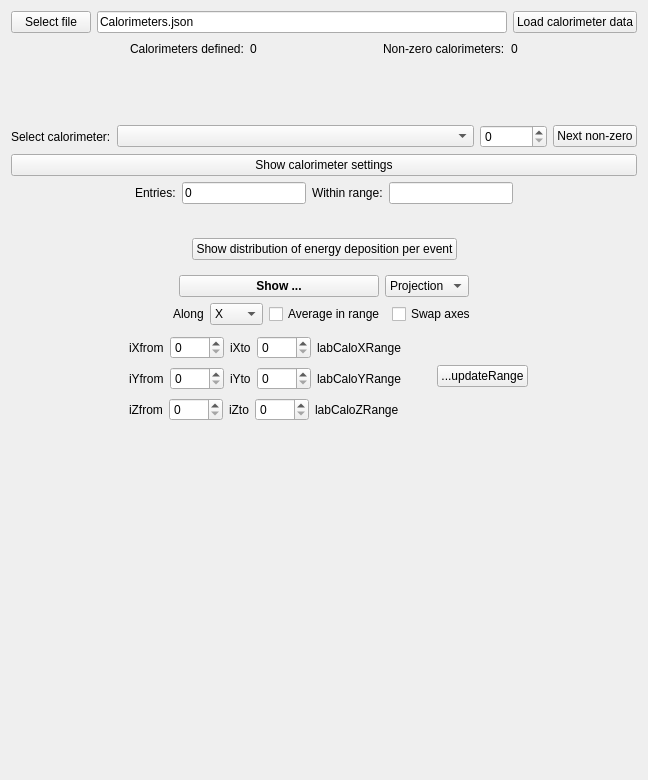
          <widget class="QWidget" name="tab">
           <attribute name="title">
            <string>Calorimeters</string>
           </attribute>
           <layout class="QVBoxLayout" name="verticalLayout_12">
            <item>
             <layout class="QHBoxLayout" name="horizontalLayout_52">
              <item>
               <widget class="QPushButton" name="pbChooseCalorimetersFile">
                <property name="text">
                 <string>Select file</string>
                </property>
               </widget>
              </item>
              <item>
               <widget class="QLineEdit" name="leCalorimetersFileName">
                <property name="text">
                 <string>Calorimeters.json</string>
                </property>
               </widget>
              </item>
              <item>
               <widget class="QPushButton" name="pbLoadCalorimetersData">
                <property name="text">
                 <string>Load calorimeter data</string>
                </property>
               </widget>
              </item>
             </layout>
            </item>
            <item>
             <layout class="QHBoxLayout" name="horizontalLayout_55">
              <property name="topMargin">
               <number>0</number>
              </property>
              <item>
               <spacer name="horizontalSpacer_63">
                <property name="orientation">
                 <enum>Qt::Orientation::Horizontal</enum>
                </property>
                <property name="sizeHint" stdset="0">
                 <size>
                  <width>40</width>
                  <height>20</height>
                 </size>
                </property>
               </spacer>
              </item>
              <item>
               <widget class="QLabel" name="label_46">
                <property name="text">
                 <string>Calorimeters defined:</string>
                </property>
               </widget>
              </item>
              <item>
               <widget class="QLabel" name="labNumCalorimeters">
                <property name="text">
                 <string>0</string>
                </property>
               </widget>
              </item>
              <item>
               <spacer name="horizontalSpacer_64">
                <property name="orientation">
                 <enum>Qt::Orientation::Horizontal</enum>
                </property>
                <property name="sizeHint" stdset="0">
                 <size>
                  <width>40</width>
                  <height>20</height>
                 </size>
                </property>
               </spacer>
              </item>
              <item>
               <widget class="QLabel" name="label_47">
                <property name="text">
                 <string>Non-zero calorimeters:</string>
                </property>
               </widget>
              </item>
              <item>
               <widget class="QLabel" name="labNumCalWithData">
                <property name="text">
                 <string>0</string>
                </property>
               </widget>
              </item>
              <item>
               <spacer name="horizontalSpacer_65">
                <property name="orientation">
                 <enum>Qt::Orientation::Horizontal</enum>
                </property>
                <property name="sizeHint" stdset="0">
                 <size>
                  <width>40</width>
                  <height>20</height>
                 </size>
                </property>
               </spacer>
              </item>
             </layout>
            </item>
            <item>
             <spacer name="verticalSpacer_4">
              <property name="orientation">
               <enum>Qt::Orientation::Vertical</enum>
              </property>
              <property name="sizeType">
               <enum>QSizePolicy::Policy::Fixed</enum>
              </property>
              <property name="sizeHint" stdset="0">
               <size>
                <width>20</width>
                <height>60</height>
               </size>
              </property>
             </spacer>
            </item>
            <item>
             <layout class="QHBoxLayout" name="horizontalLayout_53">
              <item>
               <widget class="QLabel" name="label_41">
                <property name="text">
                 <string>Select calorimeter:</string>
                </property>
               </widget>
              </item>
              <item>
               <widget class="QComboBox" name="cobCalorimeter">
                <property name="sizePolicy">
                 <sizepolicy hsizetype="MinimumExpanding" vsizetype="Fixed">
                  <horstretch>0</horstretch>
                  <verstretch>0</verstretch>
                 </sizepolicy>
                </property>
               </widget>
              </item>
              <item>
               <widget class="QSpinBox" name="sbCalorimeterIndex">
                <property name="maximum">
                 <number>100000</number>
                </property>
               </widget>
              </item>
              <item>
               <widget class="QPushButton" name="pbNextCalorimeter">
                <property name="text">
                 <string>Next non-zero</string>
                </property>
               </widget>
              </item>
             </layout>
            </item>
            <item>
             <widget class="QPushButton" name="pbShowCalorimeterSettings">
              <property name="minimumSize">
               <size>
                <width>250</width>
                <height>0</height>
               </size>
              </property>
              <property name="text">
               <string>Show calorimeter settings</string>
              </property>
             </widget>
            </item>
            <item>
             <layout class="QHBoxLayout" name="horizontalLayout_56">
              <property name="topMargin">
               <number>0</number>
              </property>
              <item>
               <spacer name="horizontalSpacer_70">
                <property name="orientation">
                 <enum>Qt::Orientation::Horizontal</enum>
                </property>
                <property name="sizeHint" stdset="0">
                 <size>
                  <width>40</width>
                  <height>20</height>
                 </size>
                </property>
               </spacer>
              </item>
              <item>
               <widget class="QLabel" name="label_48">
                <property name="text">
                 <string>Entries:</string>
                </property>
               </widget>
              </item>
              <item>
               <widget class="QLineEdit" name="leCalorimetersEntries">
                <property name="text">
                 <string>0</string>
                </property>
                <property name="readOnly">
                 <bool>true</bool>
                </property>
               </widget>
              </item>
              <item>
               <widget class="QLabel" name="labIntegral">
                <property name="text">
                 <string>Within range:</string>
                </property>
               </widget>
              </item>
              <item>
               <widget class="QLineEdit" name="leIntegral"/>
              </item>
              <item>
               <spacer name="horizontalSpacer_71">
                <property name="orientation">
                 <enum>Qt::Orientation::Horizontal</enum>
                </property>
                <property name="sizeHint" stdset="0">
                 <size>
                  <width>40</width>
                  <height>20</height>
                 </size>
                </property>
               </spacer>
              </item>
             </layout>
            </item>
            <item>
             <spacer name="verticalSpacer_7">
              <property name="orientation">
               <enum>Qt::Orientation::Vertical</enum>
              </property>
              <property name="sizeType">
               <enum>QSizePolicy::Policy::Fixed</enum>
              </property>
              <property name="sizeHint" stdset="0">
               <size>
                <width>20</width>
                <height>10</height>
               </size>
              </property>
             </spacer>
            </item>
            <item>
             <widget class="QFrame" name="frCaloShow">
              <property name="minimumSize">
               <size>
                <width>0</width>
                <height>250</height>
               </size>
              </property>
              <property name="frameShape">
               <enum>QFrame::Shape::NoFrame</enum>
              </property>
              <property name="frameShadow">
               <enum>QFrame::Shadow::Raised</enum>
              </property>
              <layout class="QVBoxLayout" name="verticalLayout_42">
               <item>
                <widget class="QFrame" name="frCaloShowDepoOverEvent">
                 <property name="minimumSize">
                  <size>
                   <width>0</width>
                   <height>0</height>
                  </size>
                 </property>
                 <property name="frameShape">
                  <enum>QFrame::Shape::NoFrame</enum>
                 </property>
                 <property name="frameShadow">
                  <enum>QFrame::Shadow::Raised</enum>
                 </property>
                 <layout class="QHBoxLayout" name="horizontalLayout_57">
                  <property name="leftMargin">
                   <number>0</number>
                  </property>
                  <property name="rightMargin">
                   <number>0</number>
                  </property>
                  <property name="bottomMargin">
                   <number>0</number>
                  </property>
                  <item>
                   <spacer name="horizontalSpacer_74">
                    <property name="orientation">
                     <enum>Qt::Orientation::Horizontal</enum>
                    </property>
                    <property name="sizeHint" stdset="0">
                     <size>
                      <width>172</width>
                      <height>20</height>
                     </size>
                    </property>
                   </spacer>
                  </item>
                  <item>
                   <widget class="QPushButton" name="pbCaloShowDepoOverEvent">
                    <property name="text">
                     <string>Show distribution of energy deposition per event</string>
                    </property>
                   </widget>
                  </item>
                  <item>
                   <spacer name="horizontalSpacer_75">
                    <property name="orientation">
                     <enum>Qt::Orientation::Horizontal</enum>
                    </property>
                    <property name="sizeHint" stdset="0">
                     <size>
                      <width>171</width>
                      <height>20</height>
                     </size>
                    </property>
                   </spacer>
                  </item>
                 </layout>
                </widget>
               </item>
               <item>
                <widget class="QFrame" name="frCaloShowEnergyDose">
                 <property name="minimumSize">
                  <size>
                   <width>0</width>
                   <height>200</height>
                  </size>
                 </property>
                 <property name="frameShape">
                  <enum>QFrame::Shape::NoFrame</enum>
                 </property>
                 <property name="frameShadow">
                  <enum>QFrame::Shadow::Raised</enum>
                 </property>
                 <layout class="QVBoxLayout" name="verticalLayout_44">
                  <item>
                   <layout class="QHBoxLayout" name="horizontalLayout_64">
                    <property name="topMargin">
                     <number>0</number>
                    </property>
                    <item>
                     <spacer name="horizontalSpacer_72">
                      <property name="orientation">
                       <enum>Qt::Orientation::Horizontal</enum>
                      </property>
                      <property name="sizeHint" stdset="0">
                       <size>
                        <width>40</width>
                        <height>20</height>
                       </size>
                      </property>
                     </spacer>
                    </item>
                    <item>
                     <widget class="QPushButton" name="pbCaloShow">
                      <property name="minimumSize">
                       <size>
                        <width>200</width>
                        <height>0</height>
                       </size>
                      </property>
                      <property name="font">
                       <font>
                        <bold>true</bold>
                       </font>
                      </property>
                      <property name="text">
                       <string>Show ...</string>
                      </property>
                     </widget>
                    </item>
                    <item>
                     <widget class="QComboBox" name="cobCaloShowType">
                      <property name="minimumSize">
                       <size>
                        <width>0</width>
                        <height>0</height>
                       </size>
                      </property>
                      <property name="maximumSize">
                       <size>
                        <width>16777215</width>
                        <height>16777215</height>
                       </size>
                      </property>
                      <item>
                       <property name="text">
                        <string>Projection</string>
                       </property>
                      </item>
                      <item>
                       <property name="text">
                        <string>Slice</string>
                       </property>
                      </item>
                     </widget>
                    </item>
                    <item>
                     <spacer name="horizontalSpacer_73">
                      <property name="orientation">
                       <enum>Qt::Orientation::Horizontal</enum>
                      </property>
                      <property name="sizeHint" stdset="0">
                       <size>
                        <width>40</width>
                        <height>20</height>
                       </size>
                      </property>
                     </spacer>
                    </item>
                   </layout>
                  </item>
                  <item>
                   <layout class="QHBoxLayout" name="horizontalLayout_63">
                    <property name="topMargin">
                     <number>0</number>
                    </property>
                    <item>
                     <spacer name="horizontalSpacer_68">
                      <property name="orientation">
                       <enum>Qt::Orientation::Horizontal</enum>
                      </property>
                      <property name="sizeHint" stdset="0">
                       <size>
                        <width>40</width>
                        <height>20</height>
                       </size>
                      </property>
                     </spacer>
                    </item>
                    <item>
                     <widget class="QLabel" name="label_51">
                      <property name="text">
                       <string>Along</string>
                      </property>
                     </widget>
                    </item>
                    <item>
                     <widget class="QComboBox" name="cobCaloAxes">
                      <property name="sizePolicy">
                       <sizepolicy hsizetype="Maximum" vsizetype="Fixed">
                        <horstretch>0</horstretch>
                        <verstretch>0</verstretch>
                       </sizepolicy>
                      </property>
                      <item>
                       <property name="text">
                        <string>X</string>
                       </property>
                      </item>
                      <item>
                       <property name="text">
                        <string>Y</string>
                       </property>
                      </item>
                      <item>
                       <property name="text">
                        <string>Z</string>
                       </property>
                      </item>
                      <item>
                       <property name="text">
                        <string>XY</string>
                       </property>
                      </item>
                      <item>
                       <property name="text">
                        <string>XZ</string>
                       </property>
                      </item>
                      <item>
                       <property name="text">
                        <string>YZ</string>
                       </property>
                      </item>
                      <item>
                       <property name="text">
                        <string>XYZ</string>
                       </property>
                      </item>
                     </widget>
                    </item>
                    <item>
                     <widget class="QCheckBox" name="cbCaloAverage">
                      <property name="text">
                       <string>Average in range</string>
                      </property>
                     </widget>
                    </item>
                    <item>
                     <widget class="QCheckBox" name="cbCalorimeterSwapAxes">
                      <property name="text">
                       <string>Swap axes</string>
                      </property>
                     </widget>
                    </item>
                    <item>
                     <spacer name="horizontalSpacer_69">
                      <property name="orientation">
                       <enum>Qt::Orientation::Horizontal</enum>
                      </property>
                      <property name="sizeHint" stdset="0">
                       <size>
                        <width>40</width>
                        <height>20</height>
                       </size>
                      </property>
                     </spacer>
                    </item>
                   </layout>
                  </item>
                  <item>
                   <layout class="QHBoxLayout" name="horizontalLayout_58">
                    <item>
                     <spacer name="horizontalSpacer_66">
                      <property name="orientation">
                       <enum>Qt::Orientation::Horizontal</enum>
                      </property>
                      <property name="sizeHint" stdset="0">
                       <size>
                        <width>40</width>
                        <height>20</height>
                       </size>
                      </property>
                     </spacer>
                    </item>
                    <item>
                     <layout class="QVBoxLayout" name="verticalLayout_41">
                      <property name="spacing">
                       <number>8</number>
                      </property>
                      <property name="topMargin">
                       <number>5</number>
                      </property>
                      <item>
                       <widget class="QFrame" name="frCaloX">
                        <property name="frameShape">
                         <enum>QFrame::Shape::NoFrame</enum>
                        </property>
                        <property name="frameShadow">
                         <enum>QFrame::Shadow::Raised</enum>
                        </property>
                        <layout class="QHBoxLayout" name="horizontalLayout_60">
                         <property name="topMargin">
                          <number>0</number>
                         </property>
                         <property name="bottomMargin">
                          <number>0</number>
                         </property>
                         <item>
                          <widget class="QLabel" name="labCaloX0">
                           <property name="text">
                            <string>iXfrom</string>
                           </property>
                          </widget>
                         </item>
                         <item>
                          <widget class="QSpinBox" name="sbCaloX0">
                           <property name="maximum">
                            <number>9999</number>
                           </property>
                          </widget>
                         </item>
                         <item>
                          <widget class="QLabel" name="labCaloX1">
                           <property name="text">
                            <string>iXto</string>
                           </property>
                          </widget>
                         </item>
                         <item>
                          <widget class="QSpinBox" name="sbCaloX1">
                           <property name="maximum">
                            <number>9999</number>
                           </property>
                          </widget>
                         </item>
                         <item>
                          <widget class="QLabel" name="labCaloRangeX">
                           <property name="text">
                            <string>labCaloXRange</string>
                           </property>
                          </widget>
                         </item>
                         <item>
                          <spacer name="horizontalSpacer_20">
                           <property name="orientation">
                            <enum>Qt::Orientation::Horizontal</enum>
                           </property>
                           <property name="sizeHint" stdset="0">
                            <size>
                             <width>21</width>
                             <height>20</height>
                            </size>
                           </property>
                          </spacer>
                         </item>
                        </layout>
                       </widget>
                      </item>
                      <item>
                       <widget class="QFrame" name="frCaloY">
                        <property name="frameShape">
                         <enum>QFrame::Shape::NoFrame</enum>
                        </property>
                        <property name="frameShadow">
                         <enum>QFrame::Shadow::Raised</enum>
                        </property>
                        <layout class="QHBoxLayout" name="horizontalLayout_61">
                         <property name="topMargin">
                          <number>0</number>
                         </property>
                         <property name="bottomMargin">
                          <number>0</number>
                         </property>
                         <item>
                          <widget class="QLabel" name="labCaloY0">
                           <property name="text">
                            <string>iYfrom</string>
                           </property>
                          </widget>
                         </item>
                         <item>
                          <widget class="QSpinBox" name="sbCaloY0">
                           <property name="maximum">
                            <number>9999</number>
                           </property>
                          </widget>
                         </item>
                         <item>
                          <widget class="QLabel" name="labCaloY1">
                           <property name="text">
                            <string>iYto</string>
                           </property>
                          </widget>
                         </item>
                         <item>
                          <widget class="QSpinBox" name="sbCaloY1">
                           <property name="maximum">
                            <number>9999</number>
                           </property>
                          </widget>
                         </item>
                         <item>
                          <widget class="QLabel" name="labCaloRangeY">
                           <property name="text">
                            <string>labCaloYRange</string>
                           </property>
                          </widget>
                         </item>
                         <item>
                          <spacer name="horizontalSpacer_45">
                           <property name="orientation">
                            <enum>Qt::Orientation::Horizontal</enum>
                           </property>
                           <property name="sizeHint" stdset="0">
                            <size>
                             <width>21</width>
                             <height>20</height>
                            </size>
                           </property>
                          </spacer>
                         </item>
                        </layout>
                       </widget>
                      </item>
                      <item>
                       <widget class="QFrame" name="frCaloZ">
                        <property name="frameShape">
                         <enum>QFrame::Shape::NoFrame</enum>
                        </property>
                        <property name="frameShadow">
                         <enum>QFrame::Shadow::Raised</enum>
                        </property>
                        <layout class="QHBoxLayout" name="horizontalLayout_62">
                         <property name="topMargin">
                          <number>0</number>
                         </property>
                         <property name="bottomMargin">
                          <number>0</number>
                         </property>
                         <item>
                          <widget class="QLabel" name="labCaloZ0">
                           <property name="text">
                            <string>iZfrom</string>
                           </property>
                          </widget>
                         </item>
                         <item>
                          <widget class="QSpinBox" name="sbCaloZ0">
                           <property name="maximum">
                            <number>9999</number>
                           </property>
                          </widget>
                         </item>
                         <item>
                          <widget class="QLabel" name="labCaloZ1">
                           <property name="text">
                            <string>iZto</string>
                           </property>
                          </widget>
                         </item>
                         <item>
                          <widget class="QSpinBox" name="sbCaloZ1">
                           <property name="maximum">
                            <number>9999</number>
                           </property>
                          </widget>
                         </item>
                         <item>
                          <widget class="QLabel" name="labCaloRangeZ">
                           <property name="text">
                            <string>labCaloZRange</string>
                           </property>
                          </widget>
                         </item>
                         <item>
                          <spacer name="horizontalSpacer_62">
                           <property name="orientation">
                            <enum>Qt::Orientation::Horizontal</enum>
                           </property>
                           <property name="sizeHint" stdset="0">
                            <size>
                             <width>21</width>
                             <height>20</height>
                            </size>
                           </property>
                          </spacer>
                         </item>
                        </layout>
                       </widget>
                      </item>
                     </layout>
                    </item>
                    <item>
                     <widget class="QPushButton" name="pbUpdateCaloRange">
                      <property name="text">
                       <string>...updateRange</string>
                      </property>
                     </widget>
                    </item>
                    <item>
                     <spacer name="horizontalSpacer_67">
                      <property name="orientation">
                       <enum>Qt::Orientation::Horizontal</enum>
                      </property>
                      <property name="sizeHint" stdset="0">
                       <size>
                        <width>40</width>
                        <height>20</height>
                       </size>
                      </property>
                     </spacer>
                    </item>
                   </layout>
                  </item>
                  <item>
                   <spacer name="verticalSpacer_9">
                    <property name="orientation">
                     <enum>Qt::Orientation::Vertical</enum>
                    </property>
                    <property name="sizeHint" stdset="0">
                     <size>
                      <width>20</width>
                      <height>40</height>
                     </size>
                    </property>
                   </spacer>
                  </item>
                 </layout>
                </widget>
               </item>
               <item>
                <spacer name="verticalSpacer_6">
                 <property name="orientation">
                  <enum>Qt::Orientation::Vertical</enum>
                 </property>
                 <property name="sizeHint" stdset="0">
                  <size>
                   <width>20</width>
                   <height>40</height>
                  </size>
                 </property>
                </spacer>
               </item>
              </layout>
             </widget>
            </item>
            <item>
             <spacer name="verticalSpacer_5">
              <property name="orientation">
               <enum>Qt::Orientation::Vertical</enum>
              </property>
              <property name="sizeHint" stdset="0">
               <size>
                <width>20</width>
                <height>250</height>
               </size>
              </property>
             </spacer>
            </item>
           </layout>
          </widget>
